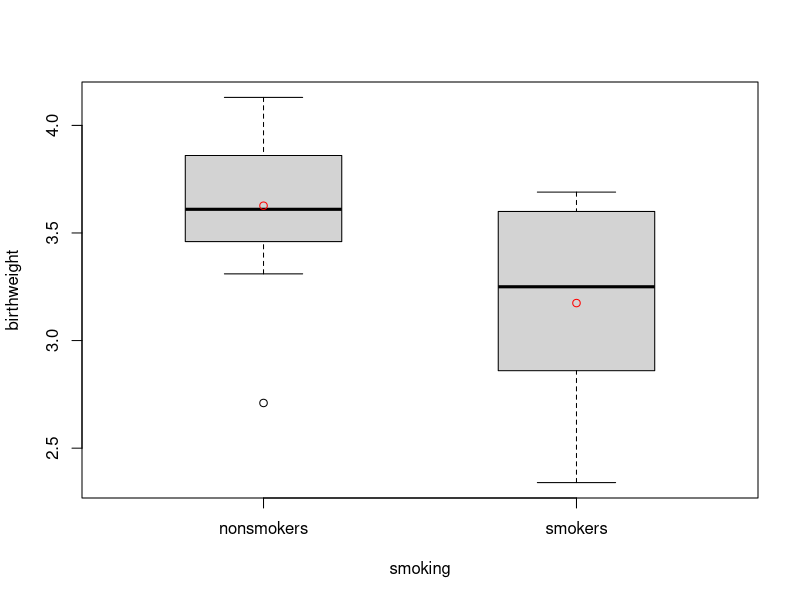
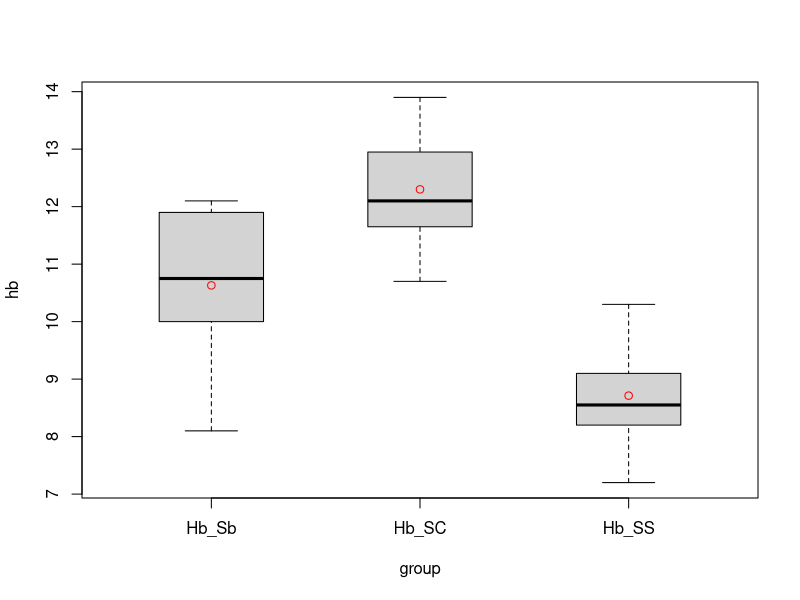

These figures' R source, in order:
## ---- chunk 1
pres <- read.csv("data/preservative.csv")
str(pres)
## ---- chunk 2
t.test(pres$ppm, alternative = "greater", mu = 3)

# How to get p-value?
1 - pt(2.862, df = 9)
## ---- chunk 3
t.test(pres$ppm, alternative = "two.sided", mu = 3)

# How to get p-value?
(1 - pt(2.862, df = 9)) * 2
## ---- chunk 4
ppd <- read.csv("data/ppd.csv")
str(ppd)
## ---- chunk 5
# Traditional interface
t.test(ppd$ppd0, ppd$ppd1, alternative = "greater", paired = TRUE)
## ---- chunk 6
# Formula interface
t.test(Pair(ppd0, ppd1) ~ 1, data = ppd, alternative = "greater")
## ---- chunk 7
t.test(ppd$diff, alternative = "greater")
## ---- chunk 8
smk_wt <- readxl::read_xlsx("data/smoking_birth_weight.xlsx")
str(smk_wt)
## ---- chunk 9
#| fig-width: 5

table(smk_wt$smoking)
aggregate(birthweight ~ smoking, data = smk_wt,
          FUN = \(x) c(Mean = mean(x), SD = sd(x)))
boxplot(birthweight ~ smoking, data = smk_wt, boxwex = 0.5)
points(aggregate(birthweight ~ smoking, data = smk_wt, FUN = mean), col = "red")
## ---- chunk 10
var.test(birthweight ~ smoking, data = smk_wt)
## ---- chunk 11
t.test(birthweight ~ smoking, data = smk_wt, var.equal = TRUE)
## ---- chunk 12
#| fig-width: 5

hb <- readxl::read_xlsx("data/hemoglobin.xlsx")
str(hb)
table(hb$group)
boxplot(hb ~ group, data = hb, boxwex = 0.5)
points(aggregate(hb ~ group, data = hb, FUN = mean), col = "red")
## ---- chunk 13
hb_aov <- aov(hb ~ group, data = hb)
## ---- chunk 14
shapiro.test(hb_aov$residuals)
## ---- chunk 15
bartlett.test(hb ~ group, data = hb)
## ---- chunk 16
summary(hb_aov)

# How to get p-value?
1 - pf(50, df1 = 2, df2 = 38)
## ---- chunk 17
pairwise.t.test(hb$hb, hb$group, p.adjust.method = "bonf")
